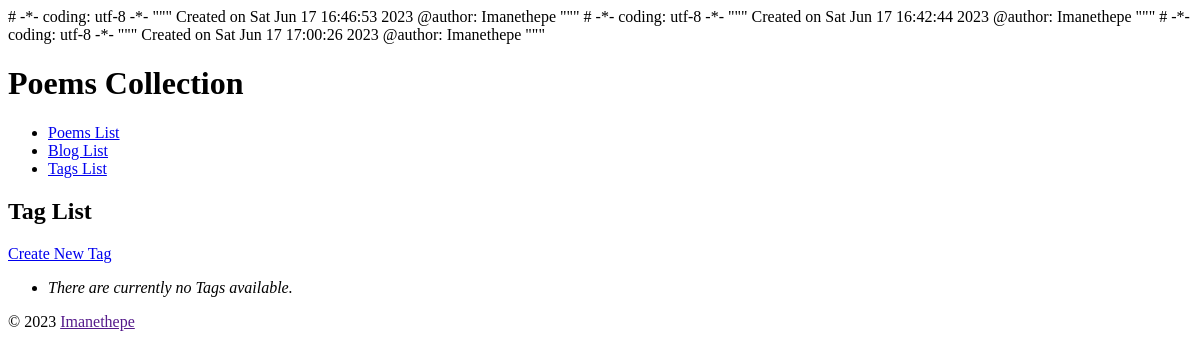
/tag/, run on an earlier commit of the app's database.
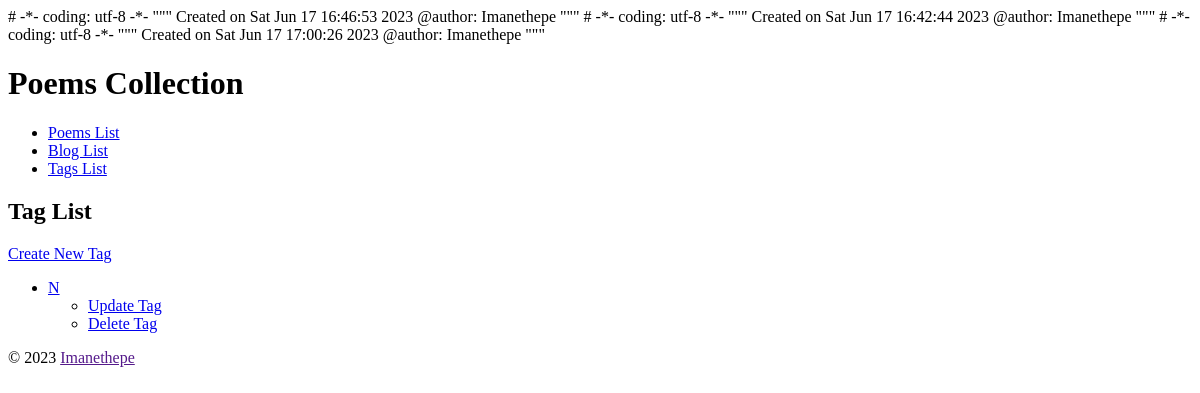
And on a later commit of the database.
### collection/models.py (models this page shows, shortened)
class Tag(models.Model):
    name = models.CharField(
        max_length=31, unique=True)
    slug = models.SlugField(
        max_length=31,
        unique=True,
        help_text='A label for URL conﬁg.')
    class Meta:
        ordering = ['name']
    def get_absolute_url(self):
        return reverse('collection_tag_detail',
                       kwargs={'slug': self.slug})
    def get_update_url(self):
        return reverse('collection_tag_update',
                       kwargs={'slug': self.slug})
    def get_delete_url(self):
        return reverse('collection_tag_delete',
                       kwargs={'slug': self.slug})

### collection/views.py (the view)
class TagList(View):
    def get(self, request):
        return render(
                     request,
                     'collection/tag_list.html',
                     {'tag_list': Tag.objects.all()}
                     )

### collection/templates/collection/tag_list.html (shortened to what this page needs)
 {% extends parent_template|default:"collection/base_collection.html" %}
 {% block content %}
  <h2>Tag List</h2>
    <div>
      <a href="{% url 'collection_tag_create' %}">
        Create New Tag</a>
    </div>
  <ul>
    {% for tag in tag_list %}
      <li>
        <a href="{{ tag.get_absolute_url }}">
          {{ tag.name|title }}</a>
      </li>
      <ul>
        <li>
           <a href="{{ tag.get_update_url }}">
             Update Tag</a></li>
        <li>
           <a href="{{ tag.get_delete_url }}">
             Delete Tag</a></li>
      </ul>
     {% empty %}
       <li><em>There are currently no Tags available.</em></li>
     {% endfor %}
  </ul>
 {% endblock %}

What changed in the data, as far as the page shows it:
added Tag: name "N"
Also different on the page:
text no longer shown: "There are currently no Tags available."
